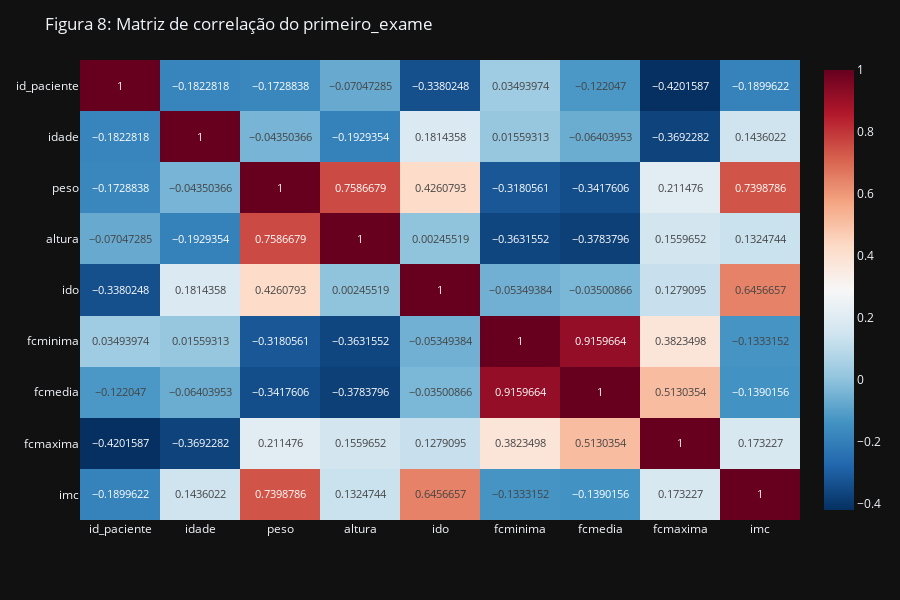

Notebook code cell kept with this figure:
### Code cell
pd.options.plotting.backend = "plotly"

corr = df_primeiro_exame.corr(method='pearson')
fig = px.imshow(corr, text_auto=True, color_continuous_scale='RdBu_r', aspect="auto")
fig.update_layout(
    title = "Figura 8: Matriz de correlação do primeiro_exame",
    dragmode = "zoom",
    hovermode = "x",
    barmode = "group",
    height = 600,
    # legend = dict(traceorder="reversed"),
    template = "plotly_dark",
)

fig.show()
fig.write_image("../reports/figures/corr_mat_primeiro_exame.png")

### Figure 1 — Plotly figure (JSON) as saved in the notebook; plotly's stock layout.template omitted (floating-point values rounded to 4 significant figures)
{"data": [{"coloraxis": "coloraxis", "hovertemplate": "x: %{x}<br>y: %{y}<br>color: %{z}<extra></extra>", "name": "0", "texttemplate": "%{z}", "type": "heatmap", "x": ["id_paciente", "idade", "peso", "altura", "ido", "fcminima", "fcmedia", "fcmaxima", "imc"], "xaxis": "x", "y": ["id_paciente", "idade", "peso", "altura", "ido", "fcminima", "fcmedia", "fcmaxima", "imc"], "yaxis": "y", "z": [[1, -0.1823, -0.1729, -0.07047, -0.338, 0.03494, -0.122, -0.4202, -0.19], [-0.1823, 1, -0.0435, -0.1929, 0.1814, 0.01559, -0.06404, -0.3692, 0.1436], [-0.1729, -0.0435, 1, 0.7587, 0.4261, -0.3181, -0.3418, 0.2115, 0.7399], [-0.07047, -0.1929, 0.7587, 1, 0.002455, -0.3632, -0.3784, 0.156, 0.1325], [-0.338, 0.1814, 0.4261, 0.002455, 1, -0.05349, -0.03501, 0.1279, 0.6457], [0.03494, 0.01559, -0.3181, -0.3632, -0.05349, 1, 0.916, 0.3823, -0.1333], [-0.122, -0.06404, -0.3418, -0.3784, -0.03501, 0.916, 1, 0.513, -0.139], [-0.4202, -0.3692, 0.2115, 0.156, 0.1279, 0.3823, 0.513, 1, 0.1732], [-0.19, 0.1436, 0.7399, 0.1325, 0.6457, -0.1333, -0.139, 0.1732, 1]]}], "layout": {"barmode": "group", "coloraxis": {"colorscale": [[0, "rgb(5,48,97)"], [0.1, "rgb(33,102,172)"], [0.2, "rgb(67,147,195)"], [0.3, "rgb(146,197,222)"], [0.4, "rgb(209,229,240)"], [0.5, "rgb(247,247,247)"], [0.6, "rgb(253,219,199)"], [0.7, "rgb(244,165,130)"], [0.8, "rgb(214,96,77)"], [0.9, "rgb(178,24,43)"], [1, "rgb(103,0,31)"]]}, "dragmode": "zoom", "height": 600, "hovermode": "x", "margin": {"t": 60}, "title": {"text": "Figura 8: Matriz de correlação do primeiro_exame"}, "xaxis": {"anchor": "y", "domain": [0, 1]}, "yaxis": {"anchor": "x", "autorange": "reversed", "domain": [0, 1]}}}
